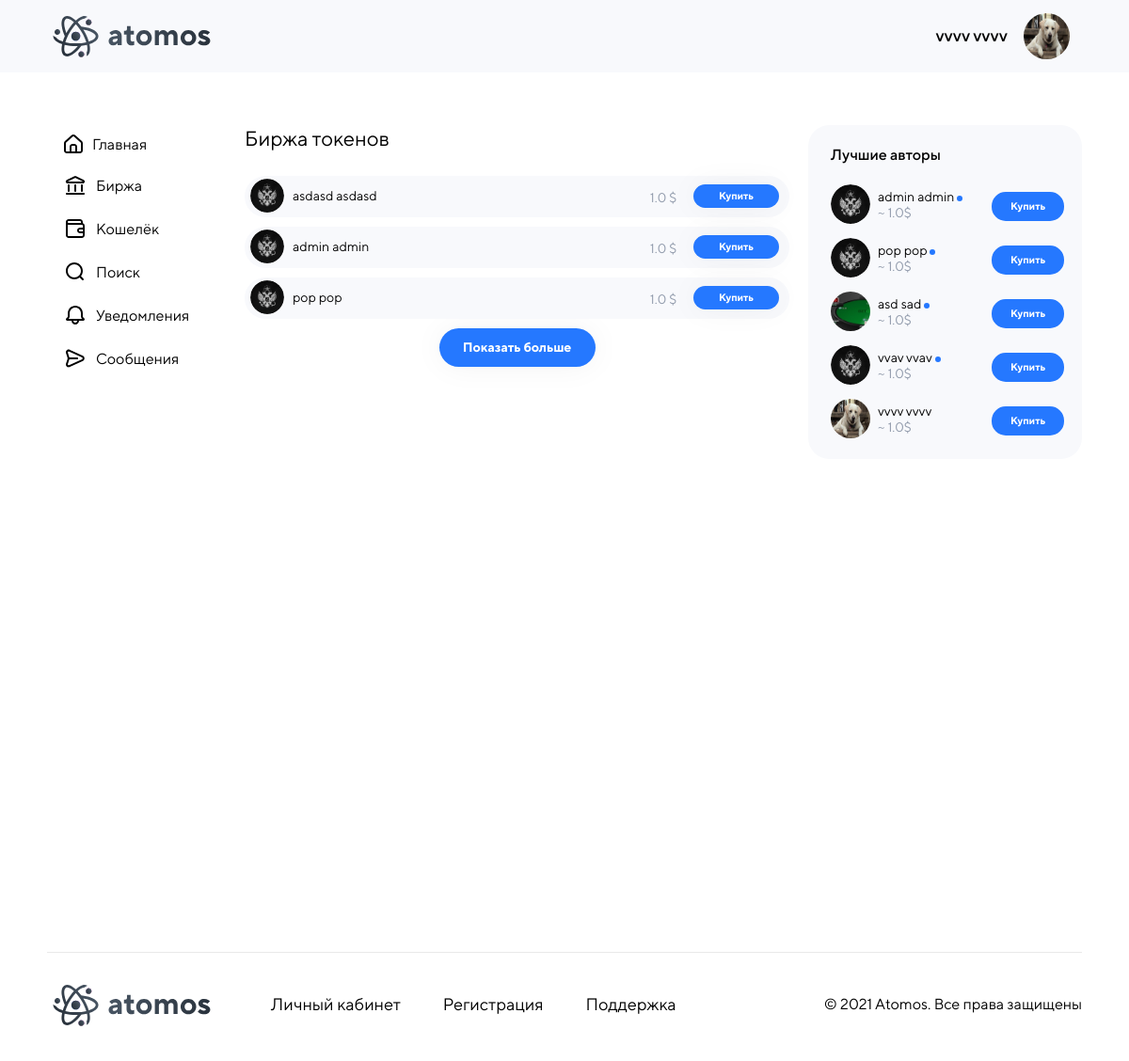
The app's page /exchange (signed in) with its own data.
### main/models.py (models this page shows, shortened)
class user_profile(models.Model):
    user = models.ForeignKey(User, on_delete=models.CASCADE, default=1, related_name="profile")
    avatar = models.FileField(default='main/static/img/svg/user_logo.svg', upload_to='main/static/media/avatars/')
    background = models.FileField(default='main/static/img/svg/back_img_profil.svg', upload_to='main/static/media/avatars/')
    balance = models.FloatField(default=0.00)
    token_cost = models.FloatField(default=1.00)
    procent = models.FloatField(default=0.0)
    online = models.BooleanField(default=False)
    is_username_changed = models.BooleanField(default=False)
    class Meta:
        verbose_name = 'Профиль'
        verbose_name_plural = 'Профили'

### main/views.py (the view)
# urls.py: path('exchange', views.exchange),
def exchange(requests):
    if requests.user.is_authenticated:
        n = 3
        profiles = list(reversed(user_profile.objects.order_by('token_cost')))[:n]
        return render(requests, 'exchange.html', {'all_people': profiles,'best_authors':best_auth()})
    else:
        return redirect('/login')

### main/views.py (called while the page is built)
def best_auth():
    best_authors = user_profile.objects.order_by('token_cost')[:5]
    return reversed(best_authors)

### main/templates/exchange.html (shortened to what this page needs)
{% extends 'patterns/sidebar.html' %}
{% load static%}
{% block main_content %}
<div class="manag_content">
    <h1>Биржа токенов</h1>
    <div class="mng_list_container">
        <ul class="mng_list" id="exchange_list">
            {% for i in all_people%}
            <li class="mng_list_elem">
                <span class="mng_user">
                    <img src="/{{i.user.profile.get.avatar}}" class="mng_user_logo" >
                    <div class="ib">
                        <div class="search_user">
                            <a href="/profile/{{i.user.username}}">
                                <span class="mng_name">{{ i.user.first_name }} {{ i.user.last_name }}</span>
                            </a>
                        </div>
                    </div>
                </span>
                <span class="mng_btn_container">
                    <span class="mng_cost">{{i.token_cost}} $</span>
                    <button class="registerbtn mng_btn hover_blue" id="mng_btn" onClick="show();fill_popup_buy(this,`{{ i.user.id }}`)">
                        Купить</button>
                </span>
            </li>
            {% endfor %}
        </ul>
    </div>
    <div class="show_more_btn_container">
        <button class="show_more_btn registerbtn hover_blue" id="exchange_show_more_btn">Показать больше</button>
    </div>
</div>
{% endblock %}
{% block right_sidebar %}
       {% include 'patterns/block_best_authors.html' %}
{% endblock %}

### main/templates/patterns/sidebar.html (shortened to what this page needs)
{% load static %}
<!DOCTYPE html>
<html>
<head>
    <link rel="stylesheet" href="{% static 'css/reset.css'%}">
    <link rel="stylesheet" href="{% static 'css/styles.css'%}">
</head>
<body>
<header class="main_header">
    <div class="wrapper">
        <div class="header_wrapper">
            <div class="logo">
                <a href="/"><img src="{% static 'img/svg/logo_main_page.svg'%}" alt="Главная страница  ATOMOS" class="main_logo"></a>
            </div>
            <div class="drop_menu">
                <div class="user_name">
                    <p>{{user.first_name}} {{user.last_name}}</p>
                </div>
                <div class="avatar">
                    <img src="/{{user.profile.get.avatar}}" alt="">
                </div>
            </div>
        </div>
    </div>
</header>
<div class="wrapper">
    <div class="chek">
        <div class="vertical-menu">
            <ul class="widget_list">
                <li class="for_list">
                    <a tabindex="0" href="/main">
                        Главная
                    </a>
                </li>
                <li class="for_list">
                    <a tabindex="0" href="/exchange">
                        Биржа
                    </a>
                </li>
                <li class="for_list">
                    <a tabindex="0" href="/wallet">
                        Кошелёк
                    </a>
                </li>
                <li class="for_list">
                    <a tabindex="0" href="/search">
                        Поиск
                    </a>
                </li>
                <li class="for_list">
                    <a tabindex="0" href="/notification">
                        Уведомления
                    </a>
                </li>
                <li class="for_list">
                    <a tabindex="0" href="/messages/0">
                         Сообщения
                    </a>
                </li>
            </ul>
        </div>
        <div class="chek_content">
            {% block main_content %}{% endblock %}
        </div>
        {% block  right_sidebar%} {%endblock%}
    </div>
</div>
<footer class="footer">
    <div class="wrapper">
        <div class="footer_wrapper">
            <div class="pad_footer">
                <div class="footer_logo">
                    <a href="/"><img src="{% static 'img/svg/logo_main_page.svg'%}" alt="Главная страница  ATOMOS" class="main_logo"></a>
                </div>
                <nav class="footer_menu">
                    <ul class="footer_position">
                        <li class="item_footer"><a href="/" class="footer_button">Личный кабинет</a></li>
                        <li class="item_footer"><a href="reg/index.html" class="footer_button">Регистрация</a></li>
                        <li  class="item_footer"><a href="/" class="footer_button">Поддержка</a></li>
                    </ul>
                </nav>
                <div class="c_info">
                    <p class="c_text">© 2021 Atomos. Все права защищены</p>
                </div>
            </div>
        </div>
    </div>
</footer>
</body>
</html>

### main/templates/patterns/block_best_authors.html (shortened to what this page needs)
{%load static%}
<div class="best_authors">
  <div class="authors">
    <h1 class="title_authors">Лучшие авторы</h1>
    <div class="top_people">
      {% for author in best_authors%}
        <div class="one_people">
          <a href="/profile/{{author.user.username}}" class="img_author">
            <img src="/{{author.avatar}}">
          </a>
          <div class="name_and_price">
            <h1>{{ author.user.first_name}} {{ author.user.last_name}}{% if author.user.profile.get.online %}
            <svg width="6" height="6" viewBox="0 0 6 6" fill="none" xmlns="http://www.w3.org/2000/svg">
          <circle cx="3" cy="3" r="3" fill="#2578FF"/>
          </svg>
            {%endif%}</h1>
            <p>~ {{author.token_cost}}$</p>
          </div>
          <div class="buy_token">
            <a href="#" onclick="show(); fill_popup_buy(this,`{{ author.user.id }}`)">Купить</a>
          </div>
        </div>
      {% endfor%}
    </div>
  </div>
</div>

### main/templates/patterns/popup_for_buy.html (shortened to what this page needs)
{% load static %}

### records on screen
user_profile: user.profile.get.avatar (picture), user.first_name "asdasd", user.last_name "asdasd", token_cost "1.0"
user_profile: user.profile.get.avatar (picture), user.first_name "admin", user.last_name "admin", token_cost "1.0", avatar (picture), online True (drawn)
user_profile: user.profile.get.avatar (picture), user.first_name "pop", user.last_name "pop", token_cost "1.0", avatar (picture), online True (drawn)
user_profile: avatar (picture), user.first_name "asd", user.last_name "sad", online True (drawn), token_cost "1.0"
user_profile: avatar (picture), user.first_name "vvav", user.last_name "vvav", online True (drawn), token_cost "1.0"
user_profile: avatar (picture), user.first_name "vvvv", user.last_name "vvvv", token_cost "1.0"

### other values on screen
{{ user.first_name }} "vvvv"
{{ user.last_name }} "vvvv"
